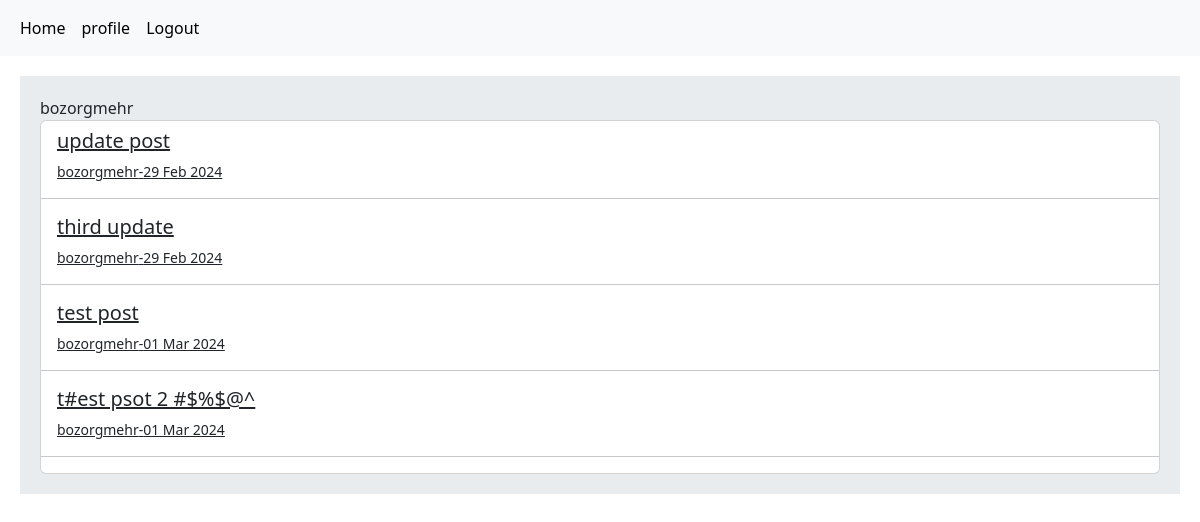
The app's page / (signed in) with its own data.
### home/models.py (models this page shows, shortened)
class Todo(models.Model):
    user = models.ForeignKey(User, on_delete=models.CASCADE, default=None)
    title = models.CharField(max_length=250)
    body = models.TextField()
    slug = models.SlugField(default=None)
    created = models.DateTimeField(auto_now_add=True)
    updated = models.DateTimeField(auto_now=True)
    def get_absolute_url(self):
        return reverse('home:detail', args=(self.id, self.slug))

### home/views.py (the view)
# urls.py: path('', views.HomeView.as_view(), name='home'),
class HomeView(View):
    def get(self, request):
        todo = Todo.objects.all()
        return render(request, 'home/home.html', context={'todos': todo})

### home/templates/home/home.html (shortened to what this page needs)
{% extends 'base.html' %}
{% block content %}
    {% if user.is_authenticated %}
        {{ request.user }}
        <div class="card">
            <h4>{% for todo in todos %}
                <h5><a href="{{ todo.get_absolute_url }}" class="card-body"> {{ todo.title }} </a><br></h5>
                <small><a href="{% url 'home:detail' todo.id todo.slug %}" class="card-body"> {{ todo.user }}-{{ todo.created|date:"d M Y" }} </a></small>
                <hr>
            {% endfor %}
            </h4>
        </div>
    {% else %}
        <h4><a href="{% url 'accounts:user_login' %}"> Login </a> to create todos and enjoy  </h4>
    {% endif %}
{% endblock %}

### records on screen
Todo: title "update post", user "bozorgmehr", created "29 Feb 2024"
Todo: title "third update", user "bozorgmehr", created "29 Feb 2024"
Todo: title "test post", user "bozorgmehr", created "01 Mar 2024"
Todo: title "t#est psot 2 #$%$@^", user "bozorgmehr", created "01 Mar 2024"

### other values on screen
{{ request.user }} "bozorgmehr"
